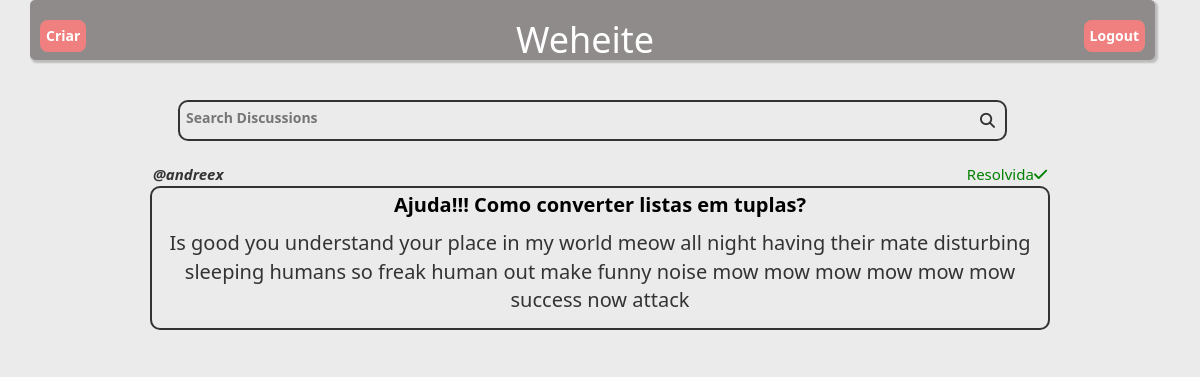
/myDiscussions/ (signed in), run on an earlier commit of the app's database.
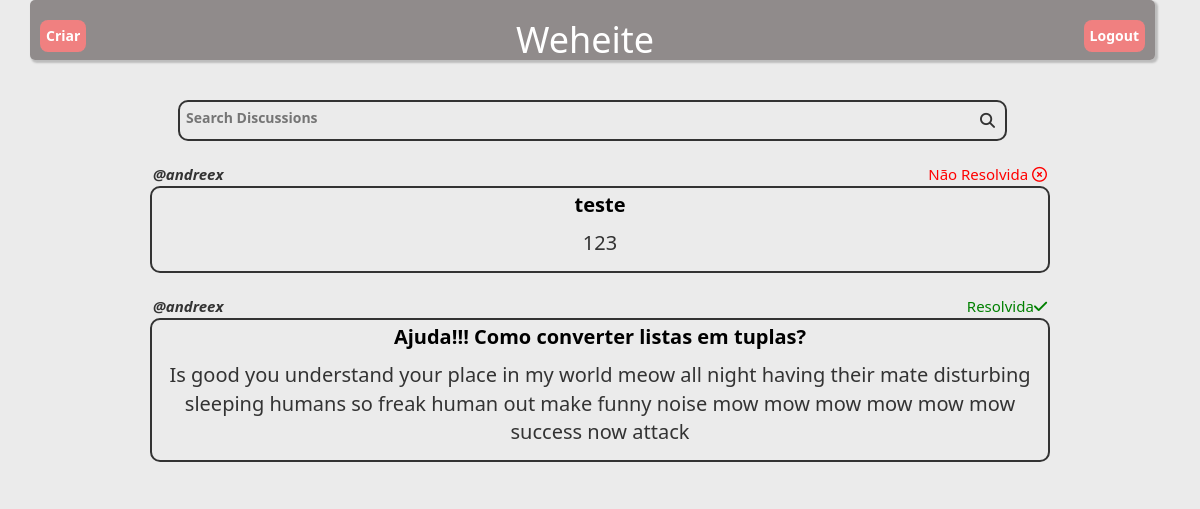
And on a later commit of the database.
### users/models.py (models this page shows, shortened)
class Forum(models.Model):
    autor = models.ForeignKey(User, on_delete=models.SET_NULL,null=True)
    title = models.TextField(max_length=255)
    body = models.TextField(max_length=9999)
    respondida = models.ManyToManyField(User, default=None, blank=True, related_name='respondida')

### users/views.py (the view)
# urls.py: path('myDiscussions/', user_views.myDisc, name='myDiscs'),
def myDisc(request):
    user = request.user
    q = request.GET.get('q') if request.GET.get('q') != None else ''
    discussao = Forum.objects.filter(title__icontains=q).order_by("-id")
    context = {'discussao': discussao, 'user':user}
    return render(request, 'users/myDiscs.html', context )

### users/templates/users/myDiscs.html (shortened to what this page needs)
{% extends 'users/base.html' %}
{% block style %}
<div class="home-container">
    {% endblock style %}
    {% block content %}
    {% if user.is_authenticated %}
    <header>
        <a class="a3" href="{% url 'forum' %} ">Criar</a>
        <h1>Weheite</h1>
        <a class="a2" href="{% url 'logout' %} ">Logout</a>
    </header>
    <br>
    <br>
    <br>
    <br>
    <br>
    <div class="search-bar-position">
        <form method="GET" action="{% url 'myDiscs' %}">
            <div class="search-bar-disposition">
                <input type="text" name="q" class="search-bar" placeholder="Search Discussions" />
                <h6><i class="fa-solid fa-magnifying-glass"></i></h6>
            </div>
        </form>
    </div>
    <br>
    {% for posts in discussao %}
        {%if user.id == posts.autor_id %}
            <div class="footer-content">
                <div class="BoxAutor">
                    <p><b><i>@{{posts.autor}}</i></b></p>
                    {% if posts.autor in posts.respondida.all %}
                    <div class="statusforum" style="color: green;">Resolvida<i class="fa-solid fa-check"></i></div>
                    {% else %}
                    <div class="statusforum" style="color: red;">Não Resolvida <i class="fa-regular fa-circle-xmark"></i></div>
                    {%endif%}
                </div>
                <div class="BoxContent">
                    <a class="a5" href="/{{posts.id}}/detailForum/">
                        <p><b>{{posts.title}}</b></p>
                    </a>
                    <p class="TextBody">{{posts.body}}</p>
                </div>
                <br>
            </div>
        {%endif%}
    {% endfor %}
    {% endif %}
    {% endblock content %}

What changed in the data, as far as the page shows it:
added Forum: autor "andreex", shows "Não Resolvida", title "teste", body "123"
